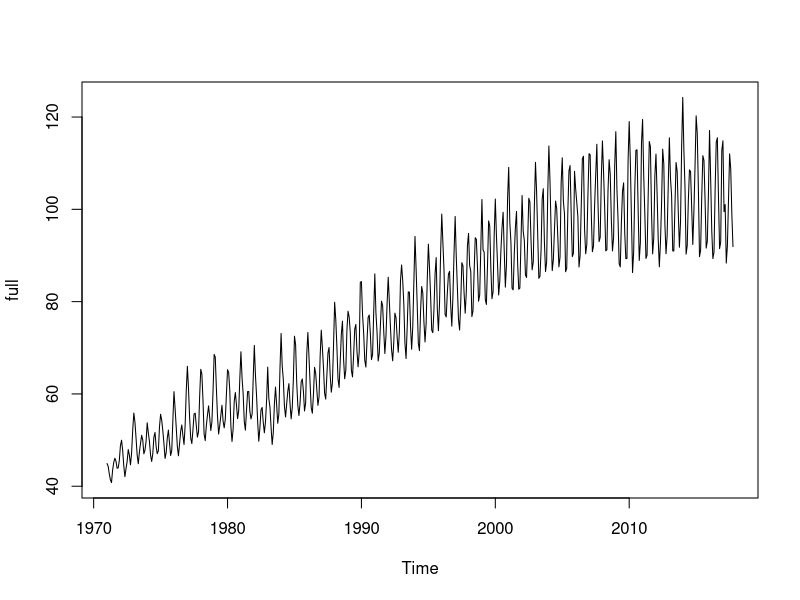
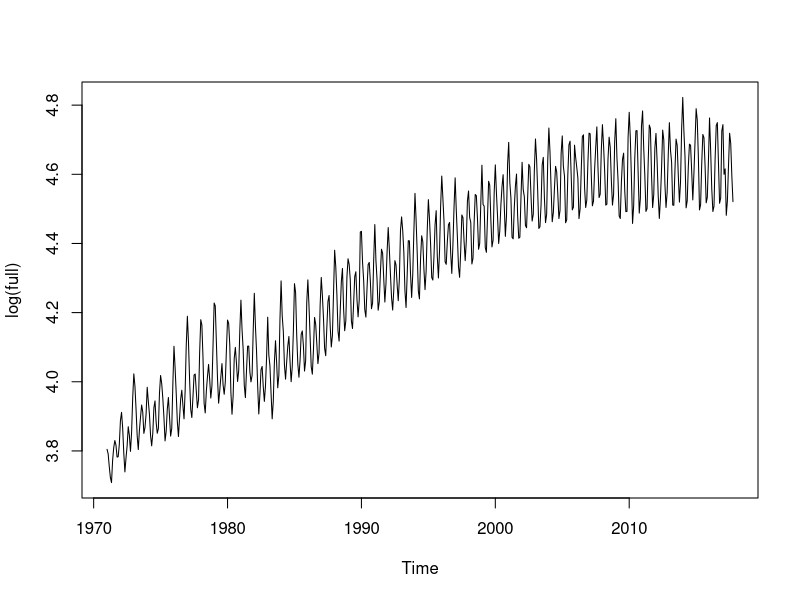
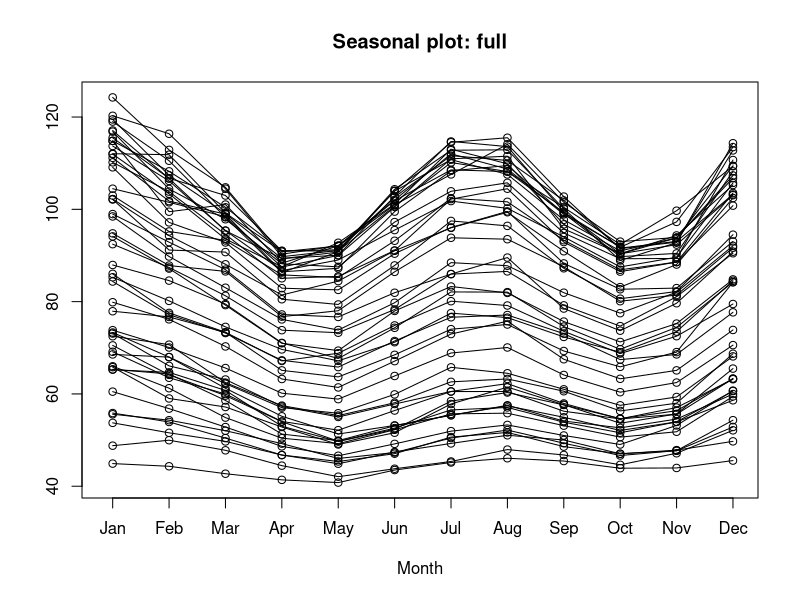
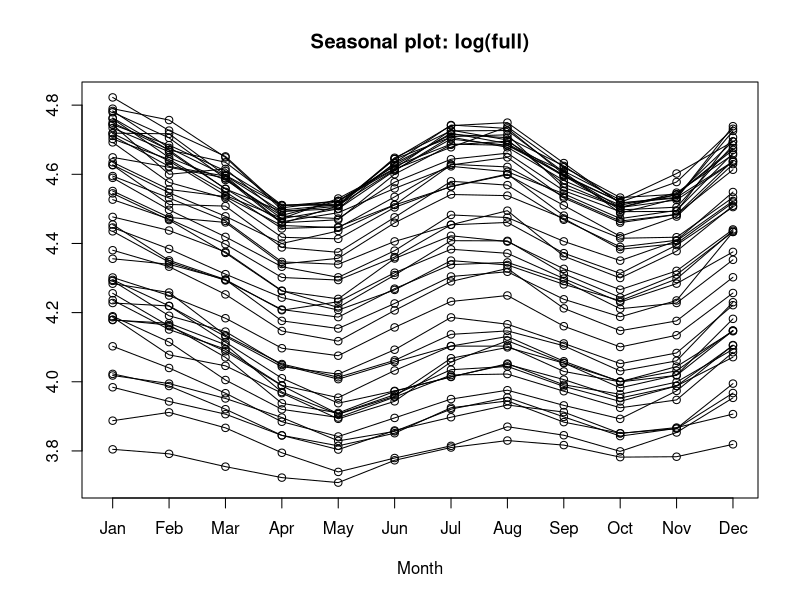
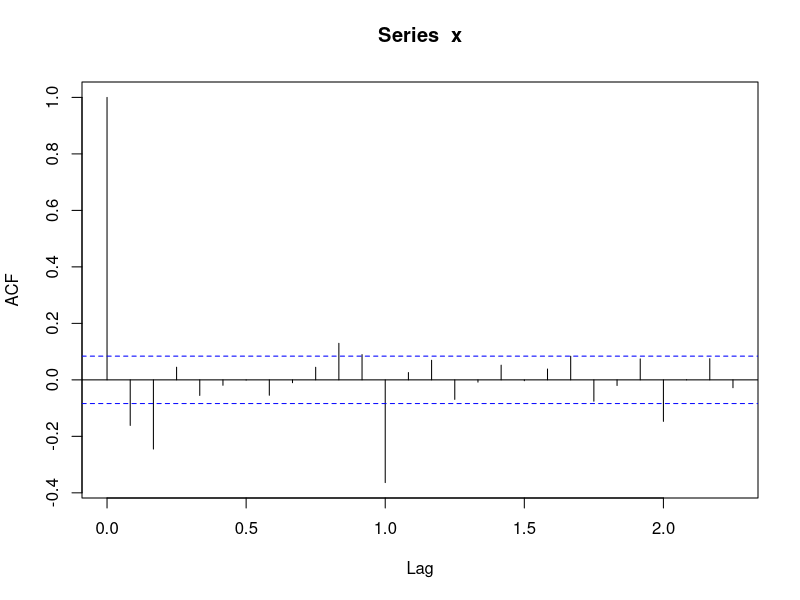
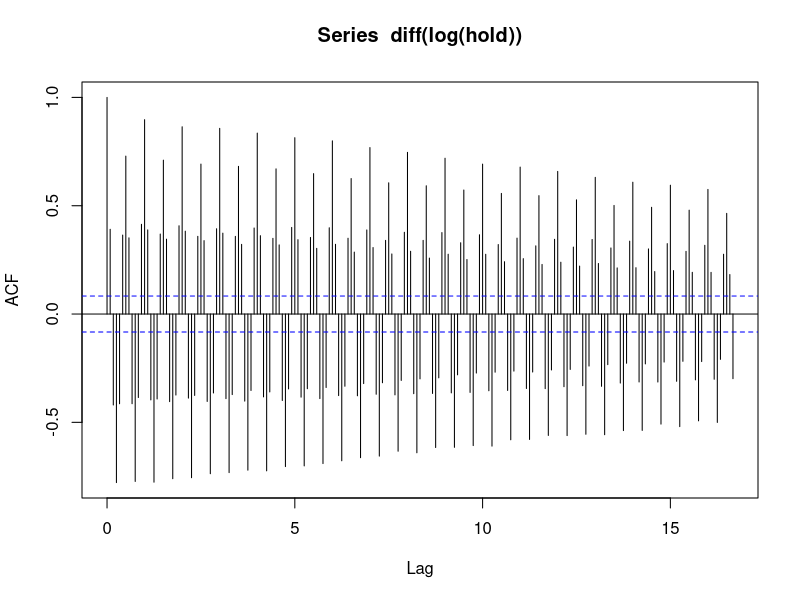
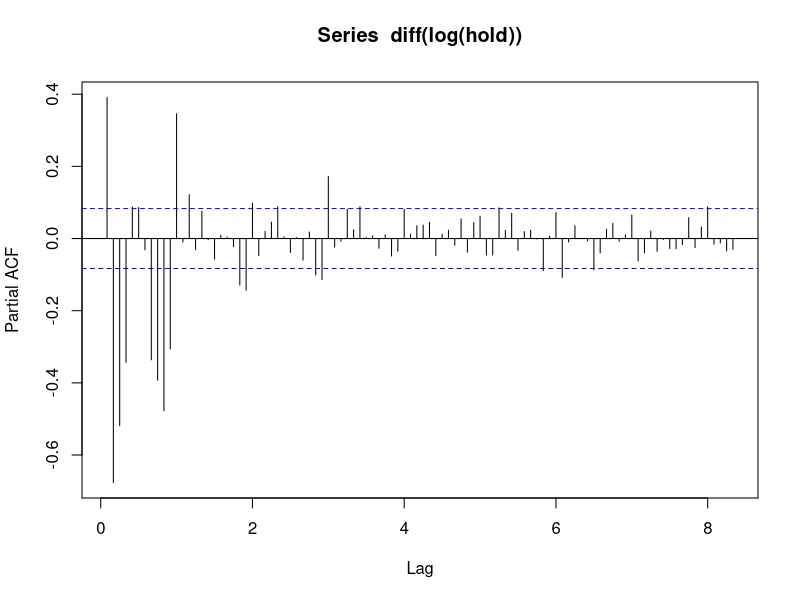
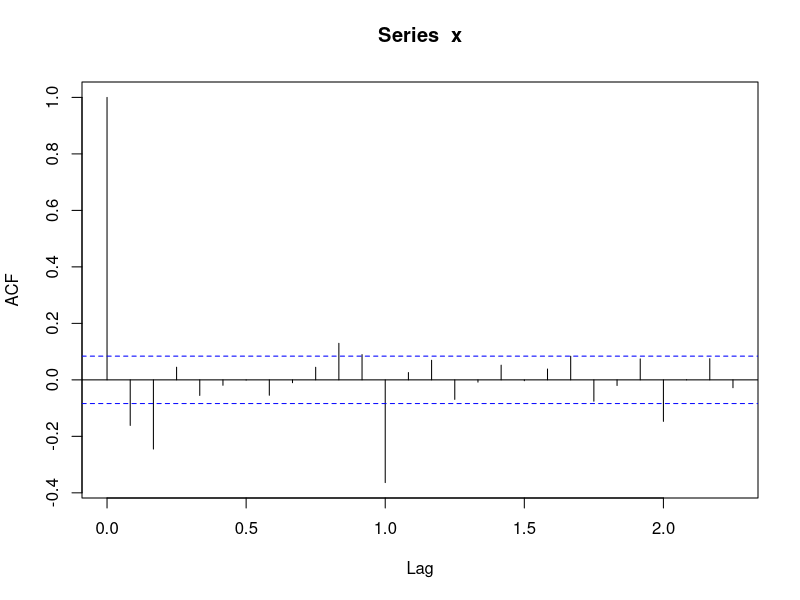

Source code (R) for these figures, in order: (Note: this script raises an error after producing the figures.)
library(lubridate)
library(urca)
library(forecast)
setwd("D:/Sem 4/Forecasting")
temp = read.csv("ElectricGas1971.csv")
full = ts(temp[,2],start=c(1971,1),frequency = 12)
hold=ts(temp[,2],start=c(1971,1),end=c(2017,6),frequency = 12)

plot(full)
plot(log(full))
seasonplot(full)
seasonplot(log(full))


x =diff(diff(log(hold),12))
y=diff(log(hold),12)
z=diff(diff(log(hold)),12)
summary(ur.df(x,type="trend",lags=24, selectlags="AIC"))

acf(x)
acf(diff(log(hold)),200)
pacf(diff(log(hold)),100)
acf(x)
pacf(x,100)
mean(diff(log(hold))) #mean very small, hence not including drift
#models
Arima(log(hold),order=c(2,0,2),seasonal=c(1,1,1))
Arima(log(hold),order=c(2,0,1),seasonal=c(2,1,1))
Arima(log(hold),order=c(2,0,2),seasonal=c(2,1,1))
Arima(log(hold),order=c(2,0,2),seasonal=c(2,1,2))
Arima(log(hold),order=c(3,0,2),seasonal=c(2,1,1))
Arima(log(hold),order=c(3,0,2),seasonal=c(1,1,1))
Arima(log(hold),order=c(2,0,1),seasonal=c(3,1,1))
Arima(log(hold),order=c(2,0,2),seasonal=c(3,1,1))
Arima(log(hold),order=c(5,0,2),seasonal=c(2,1,1))
Arima(log(hold),order=c(2,0,1),seasonal=c(3,1,2))
Arima(log(hold),order=c(2,0,2),seasonal=c(3,1,2))

#Forecasting holdout period
model=Arima(log(hold),order=c(2,0,2),seasonal=c(2,1,1))
model2=Arima(log(hold),order=c(2,0,1),seasonal=c(2,1,1))
acf(model$residuals,50)
acf(model2$residuals,50)
Box.test(model$residuals,lag=28,type="Ljung-Box")
foreHold = forecast(model,h=4,lambda=0,biasadj=TRUE)
upper=ts(foreHold$upper[,2],start=c(2017,7),frequency = 12)
lower=ts(foreHold$lower[,2],start=c(2017,7),frequency = 12)
plot(cbind(window(full,start=c(2016,1)),upper,lower,foreHold$mean),ylab="FORECAST",col=c("BLACK","RED","RED","BLUE"),lty=c("solid","dotted","dotted","solid"),plot.type="single")
accuracy(foreHold,window(full,start=c(2017,7)))

#Forecasting full data
modelFull=Arima(log(full),order=c(2,0,2),seasonal=c(2,1,1))
fore = forecast(modelFull,h=4,lambda=0,biasadj=TRUE)
upper=ts(fore$upper[,2],start=c(2017,11),frequency = 12)
lower=ts(fore$lower[,2],start=c(2017,11),frequency = 12)
plot(cbind(window(full,start=c(2016,1)),upper,lower,fore$mean),ylab="FORECAST",col=c("BLACK","RED","RED","BLUE"),lty=c("solid","dotted","dotted","solid"),plot.type="single")